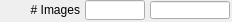
    <widget class="caFrame" name="caFrame_7">
     <property name="geometry">
      <rect>
       <x>95</x>
       <y>80</y>
       <width>232</width>
       <height>22</height>
      </rect>
     </property>
     <widget class="caLabel" name="caLabel_5">
      <property name="geometry">
       <rect>
        <x>0</x>
        <y>0</y>
        <width>80</width>
        <height>20</height>
       </rect>
      </property>
      <property name="frameShape">
       <enum>QFrame::NoFrame</enum>
      </property>
      <property name="text">
       <string># Images</string>
      </property>
      <property name="alignment">
       <set>Qt::AlignAbsolute|Qt::AlignRight|Qt::AlignTrailing|Qt::AlignVCenter</set>
      </property>
      <property name="fontScaleMode">
       <enum>ESimpleLabel::Height</enum>
      </property>
      <property name="foreground">
       <color>
        <red>0</red>
        <green>0</green>
        <blue>0</blue>
       </color>
      </property>
      <property name="background">
       <color alpha="0">
        <red>0</red>
        <green>0</green>
        <blue>0</blue>
       </color>
      </property>
     </widget>
     <widget class="caTextEntry" name="caTextEntry_2">
      <property name="geometry">
       <rect>
        <x>85</x>
        <y>0</y>
        <width>60</width>
        <height>20</height>
       </rect>
      </property>
      <property name="channel" stdset="0">
       <string>$(P)$(R)NumImages</string>
      </property>
      <property name="foreground">
       <color>
        <red>0</red>
        <green>0</green>
        <blue>0</blue>
       </color>
      </property>
      <property name="background">
       <color>
        <red>115</red>
        <green>223</green>
        <blue>255</blue>
       </color>
      </property>
      <property name="colorMode">
       <enum>caLineEdit::Static</enum>
      </property>
      <property name="precisionMode">
       <enum>caLineEdit::Channel</enum>
      </property>
      <property name="limitsMode">
       <enum>caLineEdit::Channel</enum>
      </property>
      <property name="maxValue">
       <double>1.000000000000000</double>
      </property>
      <property name="minValue">
       <double>0.000000000000000</double>
      </property>
      <property name="fontScaleMode" stdset="0">
       <enum>caLineEdit::Height</enum>
      </property>
      <property name="formatType">
       <enum>caLineEdit::decimal</enum>
      </property>
     </widget>
     <widget class="caLineEdit" name="caLineEdit_2">
      <property name="geometry">
       <rect>
        <x>150</x>
        <y>1</y>
        <width>80</width>
        <height>18</height>
       </rect>
      </property>
      <property name="alignment">
       <set>Qt::AlignAbsolute|Qt::AlignLeading|Qt::AlignLeft|Qt::AlignVCenter</set>
      </property>
      <property name="channel" stdset="0">
       <string>$(P)$(R)NumImages_RBV</string>
      </property>
      <property name="foreground">
       <color>
        <red>10</red>
        <green>0</green>
        <blue>184</blue>
       </color>
      </property>
      <property name="background">
       <color>
        <red>187</red>
        <green>187</green>
        <blue>187</blue>
       </color>
      </property>
      <property name="colorMode">
       <enum>caLineEdit::Static</enum>
      </property>
      <property name="precisionMode">
       <enum>caLineEdit::Channel</enum>
      </property>
      <property name="limitsMode">
       <enum>caLineEdit::Channel</enum>
      </property>
      <property name="maxValue">
       <double>1.000000000000000</double>
      </property>
      <property name="minValue">
       <double>0.000000000000000</double>
      </property>
      <property name="fontScaleMode" stdset="0">
       <enum>caLineEdit::Height</enum>
      </property>
      <property name="formatType">
       <enum>caLineEdit::decimal</enum>
      </property>
     </widget>
    </widget>
